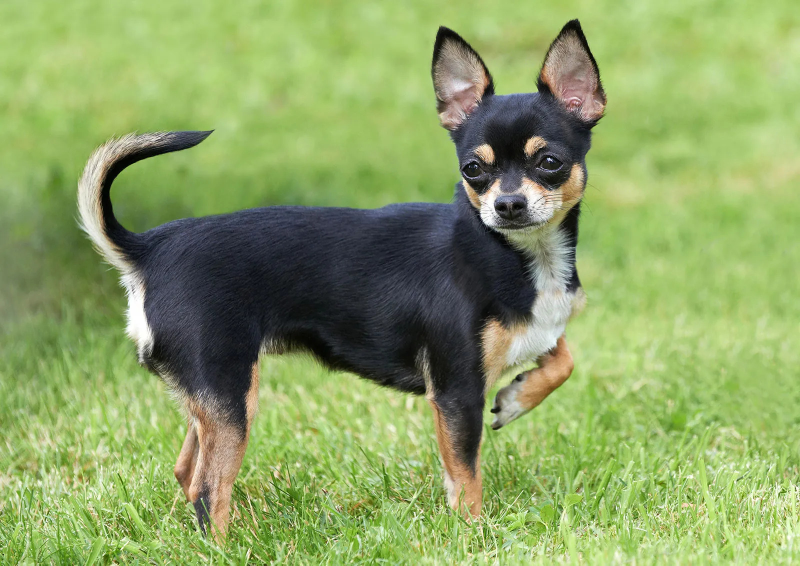
#> input picture data/vlm/dog07.jpg, 1600 x 1131 px, found by its file name (shown at 1/2 size)
$ python square_attack_v2.py
#> lines starting #> are read from the running program, lines starting #| are printed output that depends on the picture
"""
Square Attack + Genetic Algorithm: Black-Box Adversarial Attack on Ollama moondream.

Two-phase approach:
  Phase 1: Square Attack with large structured perturbations
           - Push large regions to ±epsilon boundary
           - Multi-square perturbation per query
           - Refined scoring: position + count + text length

  Phase 2: Genetic refinement (if Phase 1 finds partial success)
           - Maintain population of perturbation patterns
           - Crossover + mutation
           - Select best-scoring individuals

Scoring: Continuous score from Ollama output (higher = better for attacker):
  - Base: position of first dog keyword (0-20)
  - Bonus: fewer dog keyword occurrences
  - Bonus: longer text without dog keyword

Usage:
    from attacks.square_attack_v2 import BlackBoxAttack

    attack = BlackBoxAttack(host="http://127.0.0.1:11435")
    adv_pil = attack.attack(clean_pil, epsilon=8/255, queries=5000)
"""

import io
import json
import time
import random
import base64
import requests
import numpy as np
from PIL import Image


# ============================================================
# DOG-RELATED KEYWORDS
# ============================================================

DOG_KEYWORDS = [
    "dog", "puppy", "canine", "pup", "hound", "beagle", "retriever",
    "labrador", "husky", "dalmatian", "chihuahua", "pug", "shepherd",
    "terrier", "great dane", "corgi", "spaniel", "collie", "mastiff",
    "bulldog", "boxer", "rottweiler", "doberman", "shiba", "akita",
    "malamute", "schnauzer", "dachshund", "bichon", "sheltie",
]


# ============================================================
# OLLAMA QUERY + SCORING
# ============================================================

def ollama_query(pil_img, host="http://127.0.0.1:11435",
                 model="moondream",
                 prompt=" Question: What do you see in this image?\n\n Answer:",
                 temperature=0.1, num_predict=20):
    """Query Ollama with streaming and return list of tokens."""
    buf = io.BytesIO()
    pil_img.save(buf, format="PNG")
    img_b64 = base64.b64encode(buf.getvalue()).decode()

    payload = {
        "model": model,
        "prompt": prompt,
        "stream": True,
        "images": [img_b64],
        "options": {"temperature": temperature, "num_predict": num_predict},
    }

    resp = requests.post(
        f"{host}/api/generate", json=payload, timeout=120, stream=True
    )

    tokens = []
    for line in resp.iter_lines():
        if line:
            chunk = json.loads(line)
            if chunk.get("response"):
                tokens.append(chunk["response"])
            if chunk.get("done"):
                break

    return tokens


# [48 lines left out: function compute_score, not called in this run]


def ollama_score(pil_img, host="http://127.0.0.1:11435",
                 num_predict=20, retries=2):
    """Query Ollama and return (score, text, tokens)."""
    for attempt in range(retries + 1):
        try:
            tokens = ollama_query(
                pil_img, host=host, num_predict=num_predict
            )
            break
        except Exception:
            if attempt == retries:
                return -999, "<error>", []
            time.sleep(1)

    score, dog_pos, dog_count, text = compute_score(tokens, num_predict)
    return score, text, tokens


# ============================================================
# BLACK-BOX ATTACK
# ============================================================

class BlackBoxAttack:
    """
    Multi-strategy black-box attack on Ollama moondream.

    Phase 1: Square Attack with large perturbations
    Phase 2: SPSA gradient estimation (if Phase 1 stalls)
    """

    def __init__(self, host="http://127.0.0.1:11435",
                 model="moondream", num_predict=20, seed=42):
        self.host = host
        self.model = model
        self.num_predict = num_predict
        self.rng = random.Random(seed)
        self.np_rng = np.random.RandomState(seed)
        self.query_count = 0
        self.history = []

    def _pil_from_array(self, arr):
        return Image.fromarray(
            (np.clip(arr, 0, 1) * 255).astype(np.uint8)
        )

    # [35 lines left out: functions _apply_multi_square, _apply_full_noise, not called in this run]

    def attack(self, clean_pil, epsilon=8/255, queries=5000,
               verbose=True, early_stop=True):
        """
        Run multi-strategy black-box attack.

        Strategy schedule:
          - Queries 0-500:    Full-image random noise (density sweep)
          - Queries 500-2000: Square attack (large → small squares)
          - Queries 2000-5000: SPSA gradient estimation
        """
        self.query_count = 0
        self.history = []

        clean_arr = np.array(clean_pil, dtype=np.float32) / 255.0
        H, W, C = clean_arr.shape

        lower = np.clip(clean_arr - epsilon, 0, 1)
        upper = np.clip(clean_arr + epsilon, 0, 1)

        # Initial score
        pil = self._pil_from_array(clean_arr)
        score, text, _ = ollama_score(
            pil, host=self.host, num_predict=self.num_predict
        )
        self.query_count += 1
        best_score = score
        best_arr = clean_arr.copy()
        best_text = text

        if verbose:
            print(f"  [init] score={best_score:.1f} | {best_text[:100]}")

        self.history.append({
            "query": 0, "score": best_score, "text": best_text[:200],
            "phase": "init",
        })

        no_improve = 0

        # ============================================
        # PHASE 1: Full-image random noise (density sweep)
        # Try different noise densities to find which works
        # ============================================
        phase1_end = min(500, queries // 5)

        if verbose:
            print(f"\n  Phase 1: Random noise ({phase1_end} queries)")

        densities = [0.05, 0.1, 0.2, 0.3, 0.5, 0.7, 0.9, 1.0]
        for q in range(phase1_end):
            if self.query_count >= queries:
                break

            density = densities[q % len(densities)]
            candidate = self._apply_full_noise(clean_arr, epsilon, density)

            pil = self._pil_from_array(candidate)
            score, text, _ = ollama_score(
                pil, host=self.host, num_predict=self.num_predict
            )
            self.query_count += 1

            if score > best_score:
                best_score = score
                best_arr = candidate
                best_text = text
                no_improve = 0
                if verbose:
                    print(f"  [{self.query_count:5d}] score={score:.1f} "
                          f"best={best_score:.1f} density={density:.2f} "
                          f"| {text[:80]} *** IMPROVED ***")
            else:
                no_improve += 1

            self.history.append({
                "query": self.query_count, "score": score,
                "text": text[:200], "phase": "noise",
            })

            if early_stop and best_score >= self.num_predict * 10:
                if verbose:
                    print(f"  SUCCESS at query {self.query_count}!")
                    print(f"  Text: {best_text[:200]}")
                return self._pil_from_array(best_arr), self._info(
                    epsilon, best_score, best_text
                )

        # ============================================
        # PHASE 2: Square attack (large → small)
        # ============================================
        phase2_end = min(2000, queries * 2 // 5)

        if verbose:
            print(f"\n  Phase 2: Square attack "
                  f"({phase2_end - phase1_end} queries)")

        for q in range(phase1_end, phase2_end):
            if self.query_count >= queries:
                break

            progress = (q - phase1_end) / max(1, phase2_end - phase1_end)
            max_size = max(5, int(min(H, W) * (0.5 - 0.4 * progress)))
            min_size = max(3, int(min(H, W) * (0.05 + 0.1 * progress)))
            min_size = min(min_size, max_size)

            # Try 1-3 squares per query
            num_sq = self.rng.randint(1, 4)
            candidate = self._apply_multi_square(
                best_arr, clean_arr, epsilon,
                num_squares=num_sq,
                min_size=min_size, max_size=max_size,
            )

            pil = self._pil_from_array(candidate)
            score, text, _ = ollama_score(
                pil, host=self.host, num_predict=self.num_predict
            )
            self.query_count += 1

            if score > best_score:
                best_score = score
                best_arr = candidate
                best_text = text
                no_improve = 0
                if verbose:
                    print(f"  [{self.query_count:5d}] score={score:.1f} "
                          f"best={best_score:.1f} "
                          f"squares={num_sq} size={min_size}-{max_size} "
                          f"| {text[:80]} *** IMPROVED ***")
            else:
                no_improve += 1

            self.history.append({
                "query": self.query_count, "score": score,
                "text": text[:200], "phase": "square",
            })

            if (q + 1) % 200 == 0 and verbose:
                print(f"  [{self.query_count:5d}] best={best_score:.1f} "
                      f"no_improve={no_improve}")

            if early_stop and best_score >= self.num_predict * 10:
                if verbose:
                    print(f"  SUCCESS at query {self.query_count}!")
                    print(f"  Text: {best_text[:200]}")
                return self._pil_from_array(best_arr), self._info(
                    epsilon, best_score, best_text
                )

        # ============================================
        # PHASE 3: SPSA gradient estimation
        # ============================================
        if verbose:
            print(f"\n  Phase 3: SPSA "
                  f"({queries - self.query_count} queries remaining)")

        alpha = epsilon / 3.0
        c = epsilon / 5.0

        while self.query_count < queries:
            # SPSA: sample random direction
            delta = self.np_rng.choice(
                [-1, 1], size=(H, W, C)
            ).astype(np.float32)

            # Plus perturbation
            plus = np.clip(best_arr + c * delta, lower, upper)
            pil_plus = self._pil_from_array(plus)
            score_plus, _, _ = ollama_score(
                pil_plus, host=self.host, num_predict=self.num_predict
            )

            # Minus perturbation
            minus = np.clip(best_arr - c * delta, lower, upper)
            pil_minus = self._pil_from_array(minus)
            score_minus, _, _ = ollama_score(
                pil_minus, host=self.host, num_predict=self.num_predict
            )

            self.query_count += 2

            # Gradient estimate
            if abs(score_plus - score_minus) > 0.01:
                grad_est = (
                    (score_plus - score_minus) / (2 * c) * delta
                )
                # PGD step
                step = alpha * np.sign(grad_est)
                candidate = np.clip(
                    best_arr + step, lower, upper
                )
                candidate = np.clip(candidate, 0, 1)

                # Evaluate
                pil = self._pil_from_array(candidate)
                score, text, _ = ollama_score(
                    pil, host=self.host, num_predict=self.num_predict
                )
                self.query_count += 1

                if score > best_score:
                    best_score = score
                    best_arr = candidate
                    best_text = text
                    no_improve = 0
                    if verbose:
                        print(f"  [{self.query_count:5d}] score={score:.1f} "
                              f"best={best_score:.1f} "
                              f"| {text[:80]} *** IMPROVED ***")
                else:
                    no_improve += 1
            else:
                no_improve += 1

            # Decay alpha
            if self.query_count % 200 == 0:
                alpha *= 0.9

            if self.query_count % 200 == 0 and verbose:
                print(f"  [{self.query_count:5d}] best={best_score:.1f} "
                      f"no_improve={no_improve}")

            self.history.append({
                "query": self.query_count, "score": best_score,
                "text": best_text[:200], "phase": "spsa",
            })

            if early_stop and best_score >= self.num_predict * 10:
                if verbose:
                    print(f"  SUCCESS at query {self.query_count}!")
                    print(f"  Text: {best_text[:200]}")
                break

        if verbose:
            print(f"\n  Final: score={best_score:.1f} "
                  f"queries={self.query_count}")
            print(f"  Text: {best_text[:200]}")

        return self._pil_from_array(best_arr), self._info(
            epsilon, best_score, best_text
        )

    # [8 lines left out: function _info, not called in this run]


# ============================================================
# CLI
# ============================================================

if __name__ == "__main__":
    import argparse
    import os
    import sys

    parser = argparse.ArgumentParser(
        description="Black-box adversarial attack on Ollama moondream"
    )
    parser.add_argument("--image", default="data/vlm/dog07.jpg")
    parser.add_argument("--epsilon", type=float, default=8 / 255)
    parser.add_argument("--queries", type=int, default=5000)
    parser.add_argument("--output", default="outputs/adv_blackbox.png")
    parser.add_argument("--seed", type=int, default=42)
    parser.add_argument("--num-predict", type=int, default=20)
    parser.add_argument("--attack-size", type=int, default=378)
    args = parser.parse_args()

    # Force line buffering
    sys.stdout.reconfigure(line_buffering=True)

    pil = Image.open(args.image).convert("RGB")
#> pil is the input picture: PIL image 1600x1131 RGB; mean R, G, B 139.7, 161.8, 100.1
    pil = pil.resize((args.attack_size, args.attack_size), Image.LANCZOS)
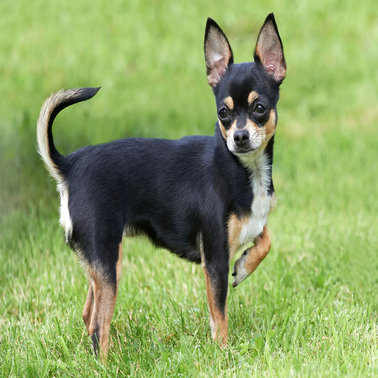
#> pil: PIL image 378x378 RGB; mean R, G, B 139.7, 161.8, 100.1

    print(f"Image: {args.image} ({args.attack_size}x{args.attack_size})")
    print(f"Epsilon: {args.epsilon:.6f} ({args.epsilon*255:.1f}/255)")
    print(f"Max queries: {args.queries}")
    print()

    attack = BlackBoxAttack(
        seed=args.seed, num_predict=args.num_predict
    )
    adv_pil, info = attack.attack(
        pil, epsilon=args.epsilon, queries=args.queries, verbose=True
    )
#> (the run stopped early here; a loop or call above may not have finished)

$ run again, with data/vlm/dog01.jpg copied over data/vlm/dog07.jpg
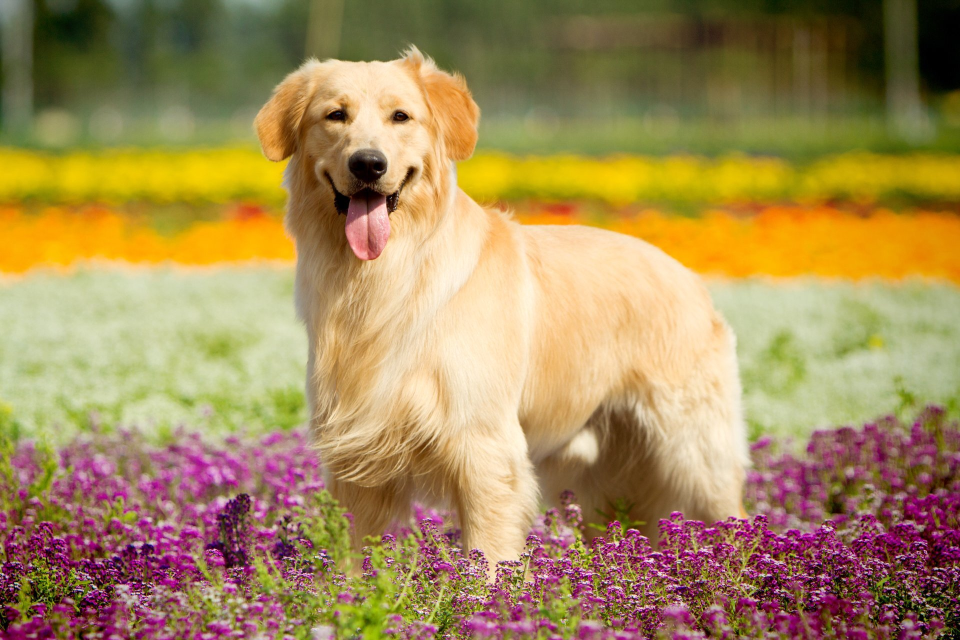
#> input picture data/vlm/dog01.jpg, 1920 x 1280 px, found by its file name (shown at 1/2 size)
#> pil is the input picture: PIL image 1920x1280 RGB; mean R, G, B 164.7, 138.3, 88.4
#> `pil = pil.resize((args.attack_size, args.attack_size), Image.LANCZOS)`:
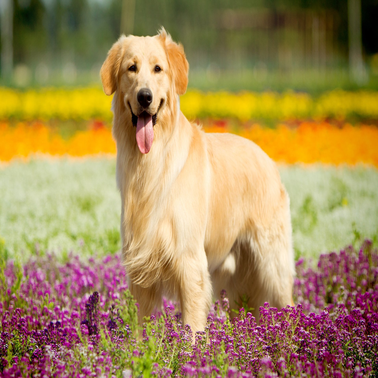
#> pil: PIL image 378x378 RGB; mean R, G, B 164.7, 138.3, 88.4

$ run again, with data/vlm/dog02.jpg copied over data/vlm/dog07.jpg
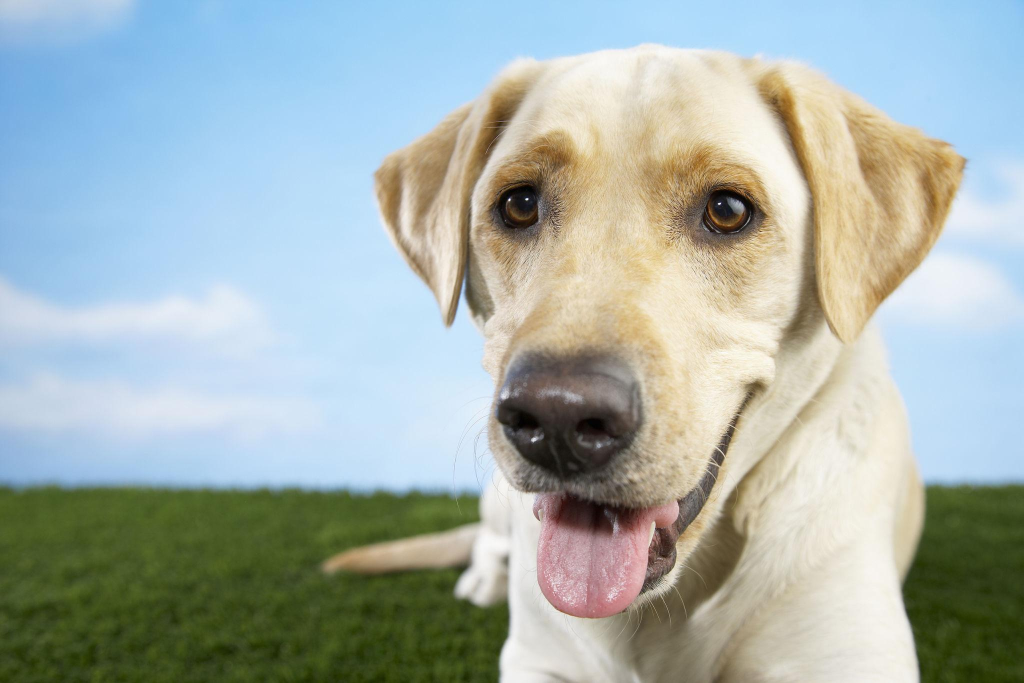
#> input picture data/vlm/dog02.jpg, 2048 x 1366 px, found by its file name (shown at 1/2 size)
#> pil is the input picture: PIL image 2048x1366 RGB; mean R, G, B 165.7, 177.5, 173.2
#> `pil = pil.resize((args.attack_size, args.attack_size), Image.LANCZOS)`:
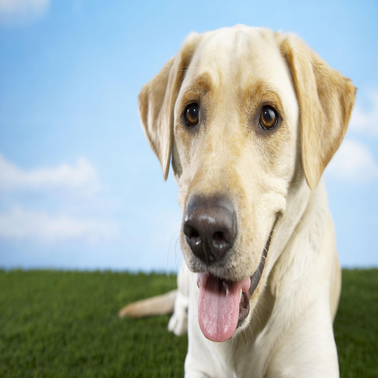
#> pil: PIL image 378x378 RGB; mean R, G, B 165.7, 177.5, 173.2

$ run again, with data/vlm/dog03.jpg copied over data/vlm/dog07.jpg
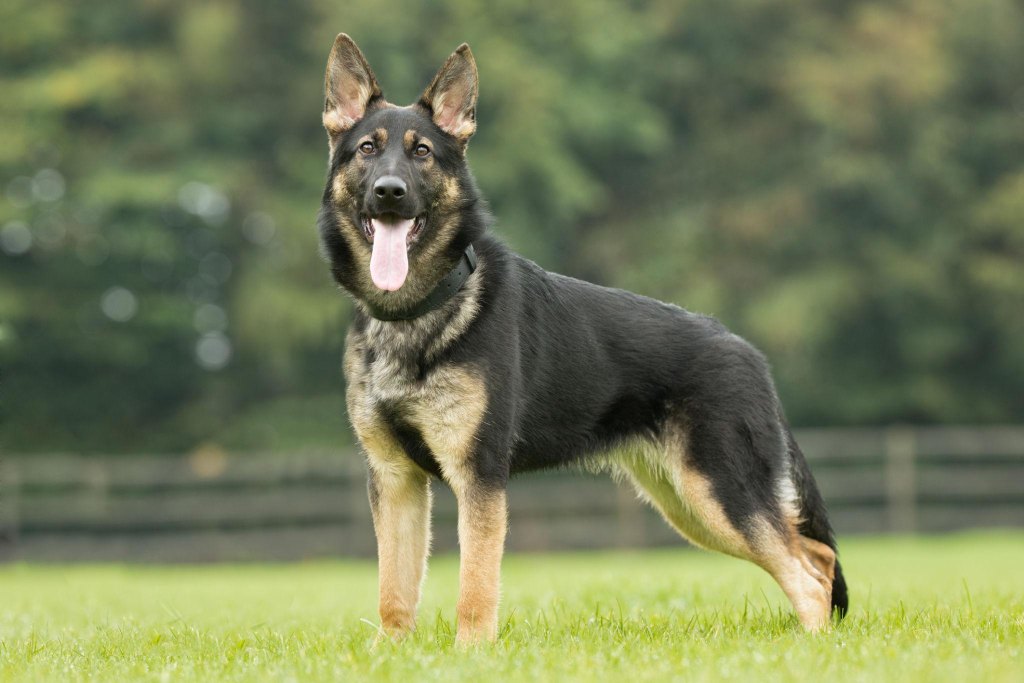
#> input picture data/vlm/dog03.jpg, 2048 x 1365 px, found by its file name (shown at 1/2 size)
#> pil is the input picture: PIL image 2048x1365 RGB; mean R, G, B 115, 123.4, 87.6
#> `pil = pil.resize((args.attack_size, args.attack_size), Image.LANCZOS)`:
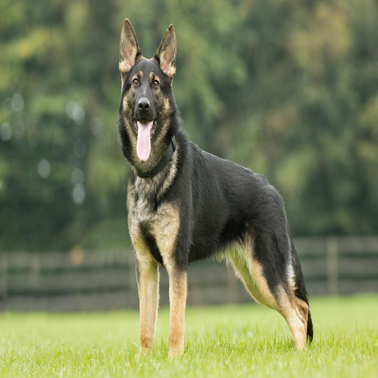
#> pil: PIL image 378x378 RGB; mean R, G, B 115, 123.4, 87.6
